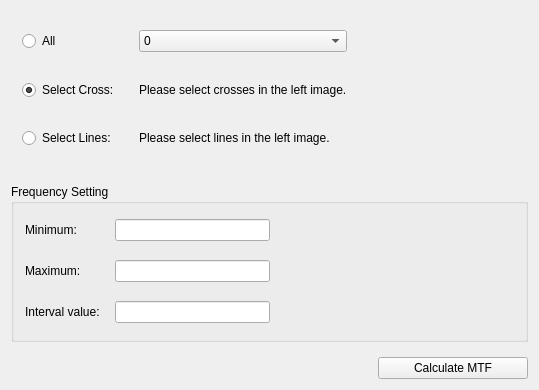
<?xml version="1.0" encoding="UTF-8"?>
<ui version="4.0">
 <class>MtfWidgetClass</class>
 <widget class="QWidget" name="MtfWidgetClass">
  <property name="geometry">
   <rect>
    <x>0</x>
    <y>0</y>
    <width>539</width>
    <height>390</height>
   </rect>
  </property>
  <property name="windowTitle">
   <string>MtfWidget</string>
  </property>
  <layout class="QVBoxLayout" name="verticalLayout">
   <property name="spacing">
    <number>15</number>
   </property>
   <item>
    <layout class="QHBoxLayout" name="horizontalLayout">
     <item>
      <widget class="QWidget" name="widget" native="true">
       <layout class="QGridLayout" name="gridLayout">
        <property name="spacing">
         <number>20</number>
        </property>
        <item row="0" column="0">
         <widget class="QRadioButton" name="radioBtn_fov">
          <property name="enabled">
           <bool>true</bool>
          </property>
          <property name="text">
           <string>All</string>
          </property>
          <property name="checkable">
           <bool>true</bool>
          </property>
          <property name="checked">
           <bool>false</bool>
          </property>
         </widget>
        </item>
        <item row="0" column="1">
         <widget class="QComboBox" name="comboBox_fov">
          <item>
           <property name="text">
            <string>0</string>
           </property>
          </item>
          <item>
           <property name="text">
            <string>+/-8</string>
           </property>
          </item>
          <item>
           <property name="text">
            <string>+/-16</string>
           </property>
          </item>
          <item>
           <property name="text">
            <string>ALL</string>
           </property>
          </item>
         </widget>
        </item>
        <item row="1" column="0">
         <widget class="QRadioButton" name="radioBtn_rect">
          <property name="text">
           <string>Select Cross:</string>
          </property>
          <property name="checked">
           <bool>true</bool>
          </property>
         </widget>
        </item>
        <item row="1" column="1">
         <widget class="QLabel" name="label">
          <property name="text">
           <string>Please select crosses in the left image.</string>
          </property>
         </widget>
        </item>
        <item row="2" column="0">
         <widget class="QRadioButton" name="radioBtn_edge">
          <property name="enabled">
           <bool>true</bool>
          </property>
          <property name="text">
           <string>Select Lines:</string>
          </property>
         </widget>
        </item>
        <item row="2" column="1">
         <widget class="QLabel" name="label_2">
          <property name="text">
           <string>Please select lines in the left image.</string>
          </property>
         </widget>
        </item>
       </layout>
      </widget>
     </item>
     <item>
      <spacer name="horizontalSpacer">
       <property name="orientation">
        <enum>Qt::Horizontal</enum>
       </property>
       <property name="sizeHint" stdset="0">
        <size>
         <width>40</width>
         <height>20</height>
        </size>
       </property>
      </spacer>
     </item>
    </layout>
   </item>
   <item>
    <widget class="QGroupBox" name="groupBox">
     <property name="minimumSize">
      <size>
       <width>0</width>
       <height>0</height>
      </size>
     </property>
     <property name="title">
      <string>Frequency Setting</string>
     </property>
     <layout class="QHBoxLayout" name="horizontalLayout_2">
      <property name="bottomMargin">
       <number>11</number>
      </property>
      <item>
       <layout class="QGridLayout" name="gridLayout_2" columnminimumwidth="0,1">
        <property name="spacing">
         <number>15</number>
        </property>
        <item row="0" column="0">
         <widget class="QLabel" name="label_3">
          <property name="text">
           <string>Minimum:</string>
          </property>
         </widget>
        </item>
        <item row="0" column="1">
         <widget class="QLineEdit" name="lineEdit_freqMin"/>
        </item>
        <item row="1" column="0">
         <widget class="QLabel" name="label_5">
          <property name="text">
           <string>Maximum:</string>
          </property>
         </widget>
        </item>
        <item row="1" column="1">
         <widget class="QLineEdit" name="lineEdit_freqMax"/>
        </item>
        <item row="2" column="0">
         <widget class="QLabel" name="label_6">
          <property name="text">
           <string>Interval value:</string>
          </property>
         </widget>
        </item>
        <item row="2" column="1">
         <widget class="QLineEdit" name="lineEdit_freqInterval"/>
        </item>
       </layout>
      </item>
      <item>
       <spacer name="horizontalSpacer_3">
        <property name="orientation">
         <enum>Qt::Horizontal</enum>
        </property>
        <property name="sizeHint" stdset="0">
         <size>
          <width>237</width>
          <height>20</height>
         </size>
        </property>
       </spacer>
      </item>
     </layout>
    </widget>
   </item>
   <item>
    <layout class="QHBoxLayout" name="horizontalLayout_4">
     <item>
      <spacer name="horizontalSpacer_2">
       <property name="orientation">
        <enum>Qt::Horizontal</enum>
       </property>
       <property name="sizeHint" stdset="0">
        <size>
         <width>40</width>
         <height>20</height>
        </size>
       </property>
      </spacer>
     </item>
     <item>
      <widget class="QPushButton" name="btn_calculate">
       <property name="minimumSize">
        <size>
         <width>150</width>
         <height>0</height>
        </size>
       </property>
       <property name="text">
        <string>Calculate MTF</string>
       </property>
      </widget>
     </item>
    </layout>
   </item>
  </layout>
 </widget>
 <layoutdefault spacing="6" margin="11"/>
 <resources/>
 <connections/>
</ui>
